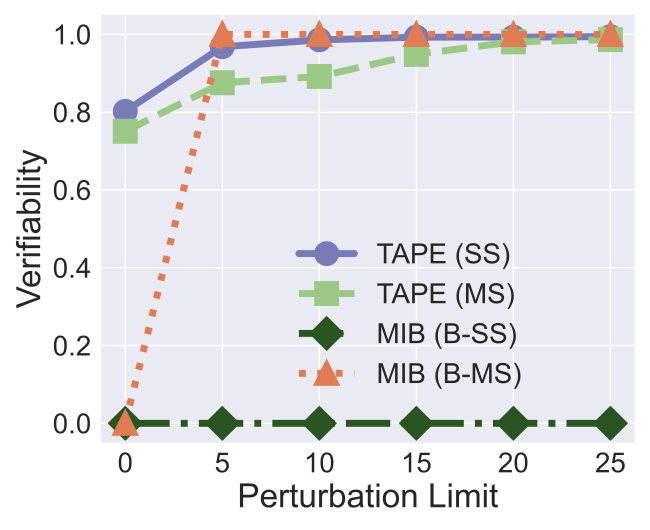

Here is the Python script that generated this plot:


import numpy as np
import matplotlib.pyplot as plt

epsilon = 3
beta = 1 / epsilon


x=[1, 2, 3, 4, 5, 6]
# validation_for_plt =[97,95.8600, 94.9400, 93.5400, 93.2400]
# attack_for_plt=[0, 0.3524, 0, 0.1762, 0.1762]
# basic_for_plt=[99.8, 99.8, 99.8, 99.8, 99.8]

labels = ['0', '5', '10', '15', '20', '25']
# unl_org = [97.77, 97.55, 97.35, 97.29, 97.21, 97.21]

unl_mib = [0, 0, 0, 0, 0, 0]
unl_mib_bck = [0, 1, 1, 1, 1, 1]

# unl_hess_r = [96.6, 96.66, 96.04, 95.94, 95.85, 97.21]
unl_muv_includes = [0.8023, 0.9683, 0.9860, 0.9930, 0.9930, 0.9943]

unl_muv = [0.7510, 0.8757, 0.8920, 0.9487, 0.9810, 0.9867]
# unl_ss_wo = [94.32, 94.53, 94.78, 93.38, 94.04, 97.21]

plt.style.use('seaborn')

plt.figure(figsize=(6.5, 5.3))
l_w=5
m_s=15
marker_s = 3
markevery=1
#plt.figure(figsize=(8, 5.3))
#plt.plot(x, unl_fr, color='blue', marker='^', label='Retrain',linewidth=l_w, markersize=m_s)
plt.plot(x, unl_muv_includes, linestyle='-', color='#797BB7', marker='o', fillstyle='full', markevery=markevery,
         label='TAPE (SS)', linewidth=l_w, markersize=m_s, markeredgewidth=marker_s)

#plt.plot(x, unl_ss_w, color='g',  marker='*',  label='PriMU$_{w}$',linewidth=l_w, markersize=m_s)
plt.plot(x, unl_muv, linestyle='--', color='#9BC985',  marker='s', fillstyle='full', markevery=markevery,
         label='TAPE (MS)',linewidth=l_w, markersize=m_s, markeredgewidth=marker_s)

plt.plot(x, unl_mib, linestyle='-.', color='#2A5522',  marker='D', fillstyle='full', markevery=markevery,
         label='MIB (B-SS)',linewidth=l_w, markersize=m_s, markeredgewidth=marker_s)


plt.plot(x, unl_mib_bck, linestyle=':', color='#E07B54',  marker='^', fillstyle='full', markevery=markevery,
         label='MIB (B-MS)', linewidth=l_w,  markersize=m_s, markeredgewidth=marker_s)




#plt.plot(x, unl_vibu, color='silver',  marker='d',  label='VIBU',linewidth=4,  markersize=10)

# plt.plot(x, y_sa03, color='r',  marker='2',  label='AAAI21 A_acc, pr=0.3',linewidth=3, markersize=8)
# plt.plot(x, y_sa05, color='darkblue',  marker='4',  label='AAAI21 A_acc, pr=0.5',linewidth=3, markersize=8)
# plt.plot(x, y_ma03, color='darkviolet',  marker='3',  label='FedMC A_acc, pr=0.3',linewidth=3, markersize=8)
# plt.plot(x, y_ma05, color='cyan',  marker='p',  label='FedMC A_acc, pr=0.5',linewidth=3, markersize=8)


# plt.grid()
leg = plt.legend(fancybox=True, shadow=True)
# plt.xlabel('Malicious Client Ratio (%)' ,fontsize=16)
plt.ylabel('Verifiability' ,fontsize=24)
my_y_ticks = np.arange(0, 1.1, 0.2)
plt.yticks(my_y_ticks,fontsize=20)
plt.xlabel('Perturbation Limit' ,fontsize=24)

plt.xticks(x, labels, fontsize=20)
# plt.title('CIFAR10 IID')

#plt.annotate(r"1e0", xy=(0.1, 1.01), xycoords='axes fraction', xytext=(-10, 10),textcoords='offset points', ha='right', va='center', fontsize=15)


# plt.title('(c) Utility Preservation', fontsize=24)
plt.legend(loc=(0.35,0.1),fontsize=20)
plt.tight_layout()
#plt.title("MNIST")
plt.rcParams['figure.figsize'] = (2.0, 1)
plt.rcParams['image.interpolation'] = 'nearest'
plt.rcParams['figure.subplot.left'] = 0.11
plt.rcParams['figure.subplot.bottom'] = 0.08
plt.rcParams['figure.subplot.right'] = 0.977
plt.rcParams['figure.subplot.top'] = 0.969
plt.savefig('mnist_verifiability_noise_analysis.pdf', format='pdf', dpi=200)
plt.show()
